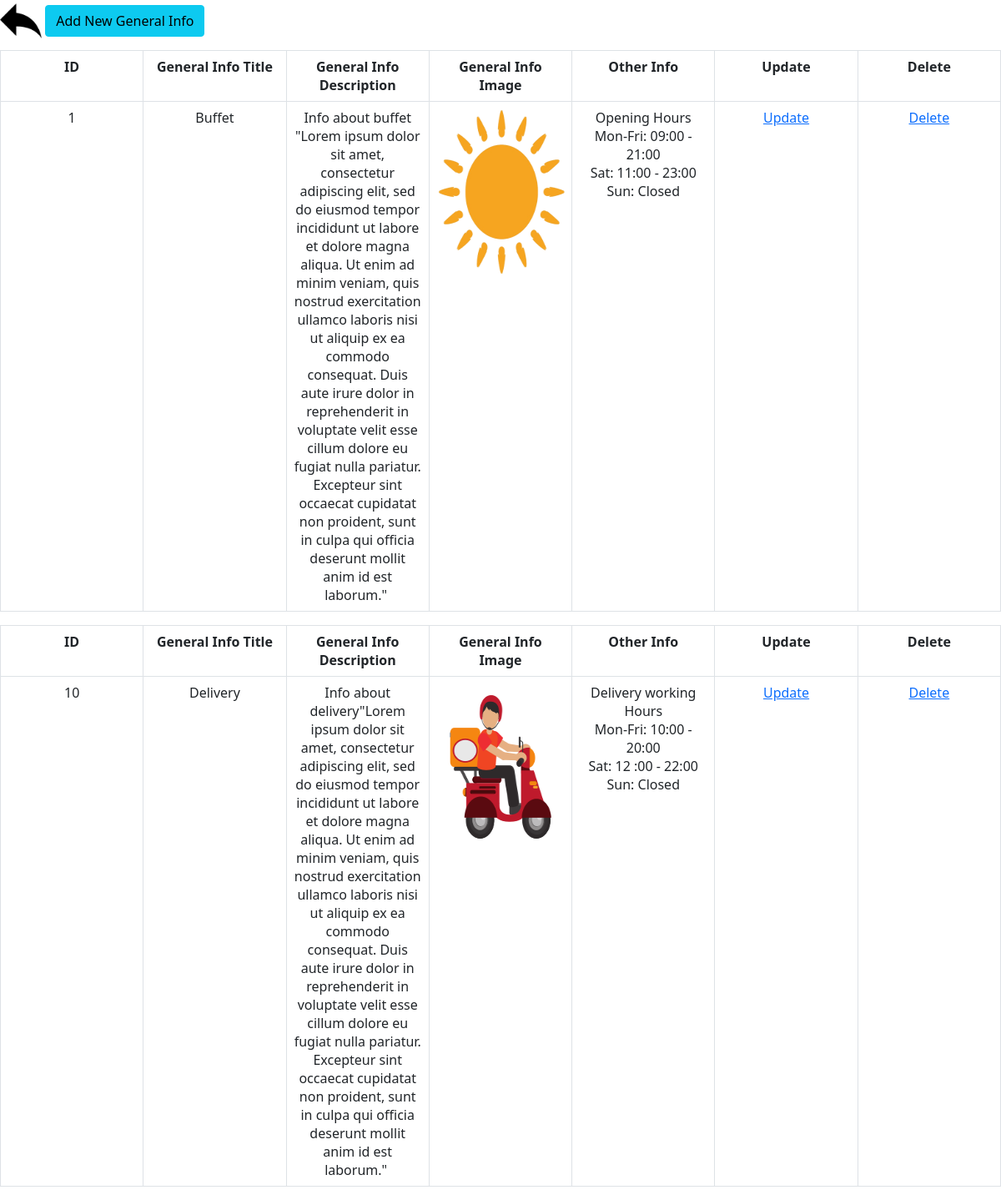
/cms/gnInfoMain.php, run on the app's committed database.
### tables this page shows
CREATE TABLE `generalinfo` (
  `id` int(11) NOT NULL,
  `title` varchar(150) NOT NULL,
  `description` text NOT NULL,
  `image` text DEFAULT NULL,
  `otherinfo` text DEFAULT NULL
);

### dbconnect.php (called while the page is built, shortened)
<?php
class DBController
{
	private $host = "localhost";
	private $user = "root";
	private $password = "";
	private $database = "sushiheaven";
	private $conn;
	function __construct()
	{
		$this->conn = $this->connectDB();
	}
	function connectDB()
	{
		$conn = mysqli_connect($this->host,$this->user,$this->password,$this->database);
		return $conn;
	}
	function runQuery($query)
	{
		$result = mysqli_query($this->conn,$query);
		while($row=mysqli_fetch_assoc($result)) {
			$resultset[] = $row;
		}
		if(!empty($resultset))
			return $resultset;
	}
}
?>

### cms/gnInfoMain.php (the view, shortened to what this page needs)
<?php include 'db.php'?>
<div class="controls">
<a href="adminMain.php"><img src="../images/back.png" alt="" style="width:50px"></a>
<a href="addNewGnInfo.php" class="btn btn-info">Add New General Info</a>
</div>
<?php
$gnInfo = $dbHandle->runQuery("SELECT * FROM generalinfo");
if(!empty($gnInfo))
{
  foreach ($gnInfo as $key => $value)
  {
?>
<!DOCTYPE html>
<html lang="en" dir="ltr">
  <head>
  </head>
  <body>
    <div class="table-responsive">
    <table class="table table-bordered">
      <tr>
        <th>ID</th>
        <th>General Info Title</th>
        <th>General Info Description</th>
        <th>General Info Image</th>
        <th>Other Info</th>
        <th>Update</th>
        <th>Delete</th>
      </tr>
      <tr>
        <td><?php echo $gnInfo[$key]["id"]; ?></td>
        <td><?php echo $gnInfo[$key]["title"]; ?></td>
        <td style="white-space: pre-wrap;"><?php echo $gnInfo[$key]["description"]; ?></td>
        <td><img src="../<?php echo $gnInfo[$key]["image"]; ?>" alt="" class="img-fluid"></td>
        <td style="white-space: pre-wrap;"><?php echo $gnInfo[$key]["otherinfo"]; ?></td>
        <td><a href="updateSingleGn.php?id=<?php echo $gnInfo[$key]["id"]; ?>">Update</a></td>
        <td><a href="gnInfoMain.php?action=delete&id=<?php echo $gnInfo[$key]["id"]; ?>" onclick="return confirm('Are you sure you want to delete this general info?')">Delete</a></td>
      </tr>
    </table>
  </div>
    <?php
      }
    }
     ?>
  </body>
</html>

### cms/css/styles.css (style rules this page uses)
.table { text-align: center; table-layout: fixed; width: 100%; }
.table img { width: 300px; height: 200px; }
.controls { padding-bottom: 10px; }

### data on the page
generalinfo: id "1", title "Buffet", description "Info about buffet \"Lorem ipsum dolor sit amet, consectetur adipiscing elit, sed do eiusmod tempor incididunt ut labore et dolore magna aliqua. Ut enim ad minim veniam, quis nostrud exercitation ullamco laboris nisi ut aliquip ex ea commodo consequat. Duis aute irure dolor in reprehenderit in voluptate velit esse cillum dolore eu fugiat nulla pariatur. Excepteur sint occaecat cupidatat non proident, sunt in culpa qui officia deserunt mollit anim id est laborum.\"", image (picture), otherinfo "Opening Hours Mon-Fri: 09:00 - 21:00 Sat: 11:00 - 23:00 Sun: Closed"
generalinfo: id "10", title "Delivery", description "Info about delivery\"Lorem ipsum dolor sit amet, consectetur adipiscing elit, sed do eiusmod tempor incididunt ut labore et dolore magna aliqua. Ut enim ad minim veniam, quis nostrud exercitation ullamco laboris nisi ut aliquip ex ea commodo consequat. Duis aute irure dolor in reprehenderit in voluptate velit esse cillum dolore eu fugiat nulla pariatur. Excepteur sint occaecat cupidatat non proident, sunt in culpa qui officia deserunt mollit anim id est laborum.\"", image (picture), otherinfo "Delivery working Hours Mon-Fri: 10:00 - 20:00 Sat: 12 :00 - 22:00 Sun: Closed"
